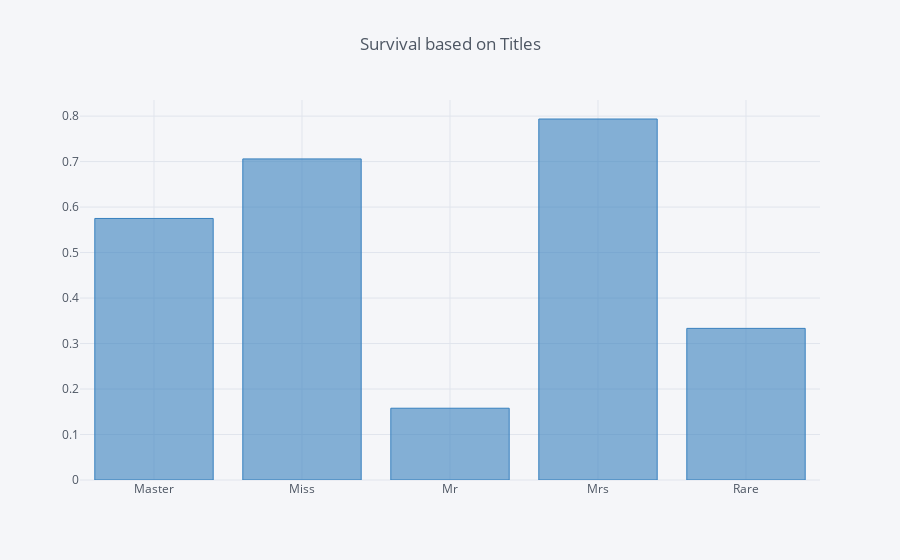

The cell this chart's notebook holds for it:
### Code cell
train[['Title', 'Survived']].groupby('Title').mean().iplot(kind='bar', colors='blue', title='Survival based on Titles')

### Figure 1 — Plotly figure (JSON) as saved in the notebook; plotly's stock layout.template omitted (floating-point values rounded to 4 significant figures)
{"data": [{"marker": {"color": "rgba(55, 128, 191, 0.6)", "line": {"color": "rgba(55, 128, 191, 1.0)", "width": 1}}, "name": "Survived", "orientation": "v", "text": "", "type": "bar", "x": ["Master", "Miss", "Mr", "Mrs", "Rare"], "y": [0.575, 0.7059, 0.1578, 0.7937, 0.3333]}], "layout": {"legend": {"bgcolor": "#F5F6F9", "font": {"color": "#4D5663"}}, "paper_bgcolor": "#F5F6F9", "plot_bgcolor": "#F5F6F9", "title": "Survival based on Titles", "titlefont": {"color": "#4D5663"}, "xaxis1": {"gridcolor": "#E1E5ED", "showgrid": true, "tickfont": {"color": "#4D5663"}, "title": "", "titlefont": {"color": "#4D5663"}, "zerolinecolor": "#E1E5ED"}, "yaxis1": {"gridcolor": "#E1E5ED", "showgrid": true, "tickfont": {"color": "#4D5663"}, "title": "", "titlefont": {"color": "#4D5663"}, "zerolinecolor": "#E1E5ED"}}}
